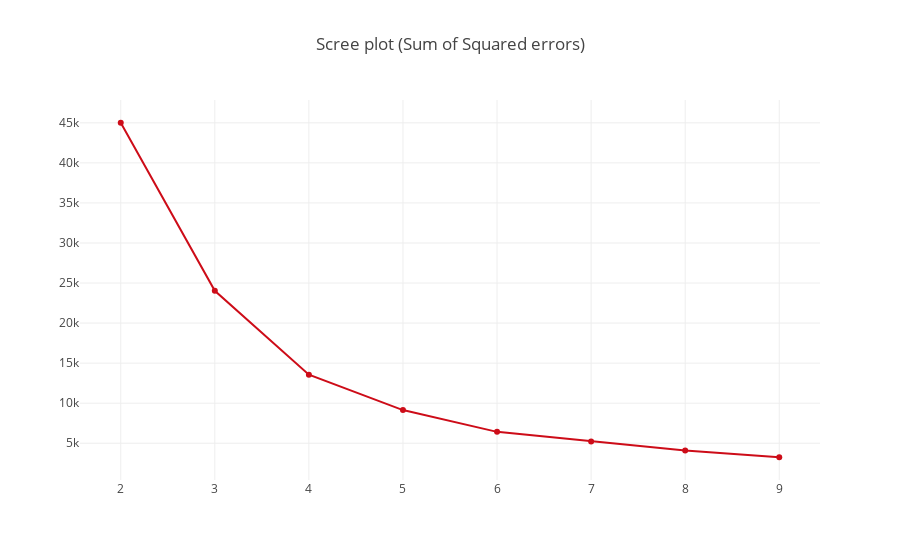

Notebook cell for this chart:
### Code cell
x=list(range(2,10))
y=sse
data = [go.Scatter(x=x, # number of clusters
                   y=y, # sum of squared errors
                   text = [str(i) for i in (zip(x,y))], # text to display on hover
                   textposition = 'top center',
                   line = dict(color = ('rgb(205, 12, 24)')) # line color
                  )]

layout = go.Layout(title ='Scree plot (Sum of Squared errors)')
fig = go.Figure(data=data,layout=layout)
iplot(fig)

### Figure 1 — Plotly figure (JSON) as saved in the notebook; plotly's stock layout.template omitted (floating-point values rounded to 4 significant figures)
{"data": [{"line": {"color": "rgb(205, 12, 24)"}, "text": ["(2, 45011.58997861005)", "(3, 24031.505294627244)", "(4, 13556.919976191242)", "(5, 9139.944367443233)", "(6, 6419.2807507725065)", "(7, 5225.67903844833)", "(8, 4088.3190867524254)", "(9, 3250.696290502249)"], "textposition": "top center", "type": "scatter", "uid": "b3e12d73-88df-4ccc-9d14-4721a67ff869", "x": [2, 3, 4, 5, 6, 7, 8, 9], "y": [45010.0, 24030.0, 13560.0, 9140.0, 6419.0, 5226.0, 4088.0, 3251.0]}], "layout": {"title": {"text": "Scree plot (Sum of Squared errors)"}}}
